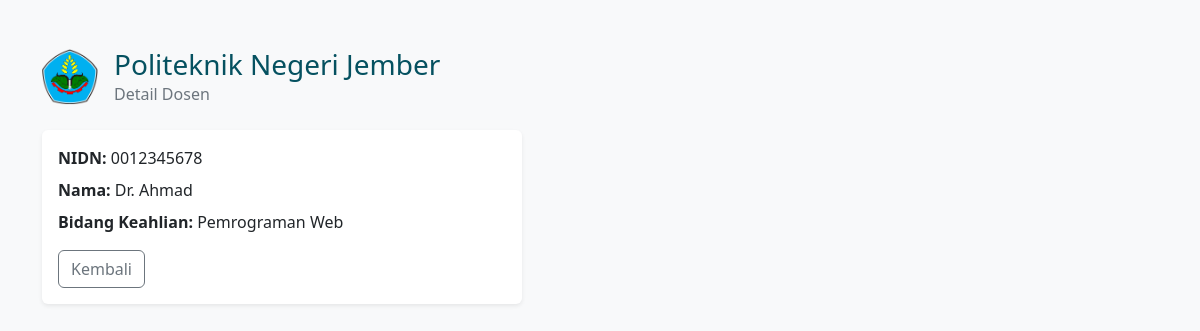
The app's page /public/dosen/detail?id=1 (signed in) with its own data.
### tables this page shows
CREATE TABLE `dosen` (
  `id` int(11) NOT NULL,
  `nidn` varchar(20) NOT NULL,
  `nama` varchar(100) NOT NULL,
  `bidang_keahlian` varchar(100) NOT NULL
);

### app/Controllers/DosenController.php (called while the page is built, shortened)
<?php
require_once __DIR__ . '/../models/dosen.php';
class dosencontroller
{
    public function detail()
    {
        global $pdo;
        $model = new Dosen($pdo);
        $id = $_GET['id'];
        $dosen = $model->getById($id);
        require_once __DIR__ . '/../views/dosen/detail.php';
    }
}

### public/index.php (called while the page is built, shortened)
<?php
require_once __DIR__ . '/../routes/web.php';

### app/Models/dosen.php (called while the page is built, shortened)
<?php
class Dosen
{
    private $pdo;
    public function __construct($pdo)
    {
        $this->pdo = $pdo;
    }
    public function getById($id)
    {
        $stmt = $this->pdo->prepare(
            "SELECT * FROM dosen WHERE id = :id"
        );
        $stmt->execute(['id' => $id]);
        return $stmt->fetch(PDO::FETCH_ASSOC);
    }
}

### app/Views/dosen/detail.php (the view, shortened to what this page needs)
<!DOCTYPE html>
<html lang="id">
<head>
    <link href="https://cdn.jsdelivr.net/npm/bootstrap@5.3.3/dist/css/bootstrap.min.css" rel="stylesheet">
</head>
<body class="bg-light">
    <main class="container py-5">
        <div class="d-flex align-items-center gap-3 mb-4">
            <img src="/si-akademik/public/assets/logo-polije.png" alt="Logo POLIJE" style="width:56px;height:auto;">
            <div>
                <h1 class="h3 text-info-emphasis mb-0">Politeknik Negeri Jember</h1>
                <p class="text-secondary mb-0">Detail Dosen</p>
            </div>
        </div>
        <div class="card border-0 shadow-sm" style="max-width: 480px;">
            <div class="card-body">
                <p class="mb-2"><strong>NIDN:</strong> <?= htmlspecialchars($dosen['nidn']) ?></p>
                <p class="mb-2"><strong>Nama:</strong> <?= htmlspecialchars($dosen['nama']) ?></p>
                <p class="mb-3"><strong>Bidang Keahlian:</strong> <?= htmlspecialchars($dosen['bidang_keahlian']) ?></p>
                <a class="btn btn-outline-secondary" href="/si-akademik/public/dosen">Kembali</a>
            </div>
        </div>
    </main>
</body>
</html>

### records on screen
dosen: nidn "0012345678", nama "Dr. Ahmad", bidang_keahlian "Pemrograman Web"
